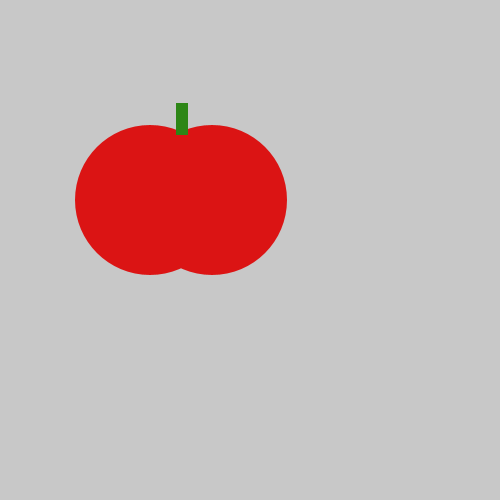
Frame 1 (no input)
Frame 60 (the mouse pressed at the canvas centre just before this capture): identical to frame 1, image omitted
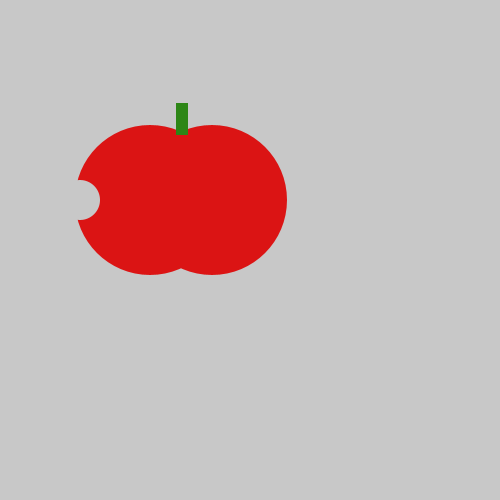
Frame 120 (the mouse held since frame 60 and released just before this capture)

The Processing sketch that drew these frames (run headless with seeded random() and noise(); from frame 60 on, the mouse is pressed at the canvas centre):

// Processing sketch: tasty_tomato
// ── tasty_tomato.pde
void setup() {
    size(500, 500);
}
void draw() {
    background(200, 200, 200);
    noStroke();
    fill(219,20,20);
    ellipse(150, 200, 150, 150);
    ellipse(212, 200, 150, 150);
    fill(45,134,22);
    rect(176, 103, 12, 32);
    if(mousePressed){
      fill(200,200,200);
      ellipse(80,200,40,40);
    }
}
